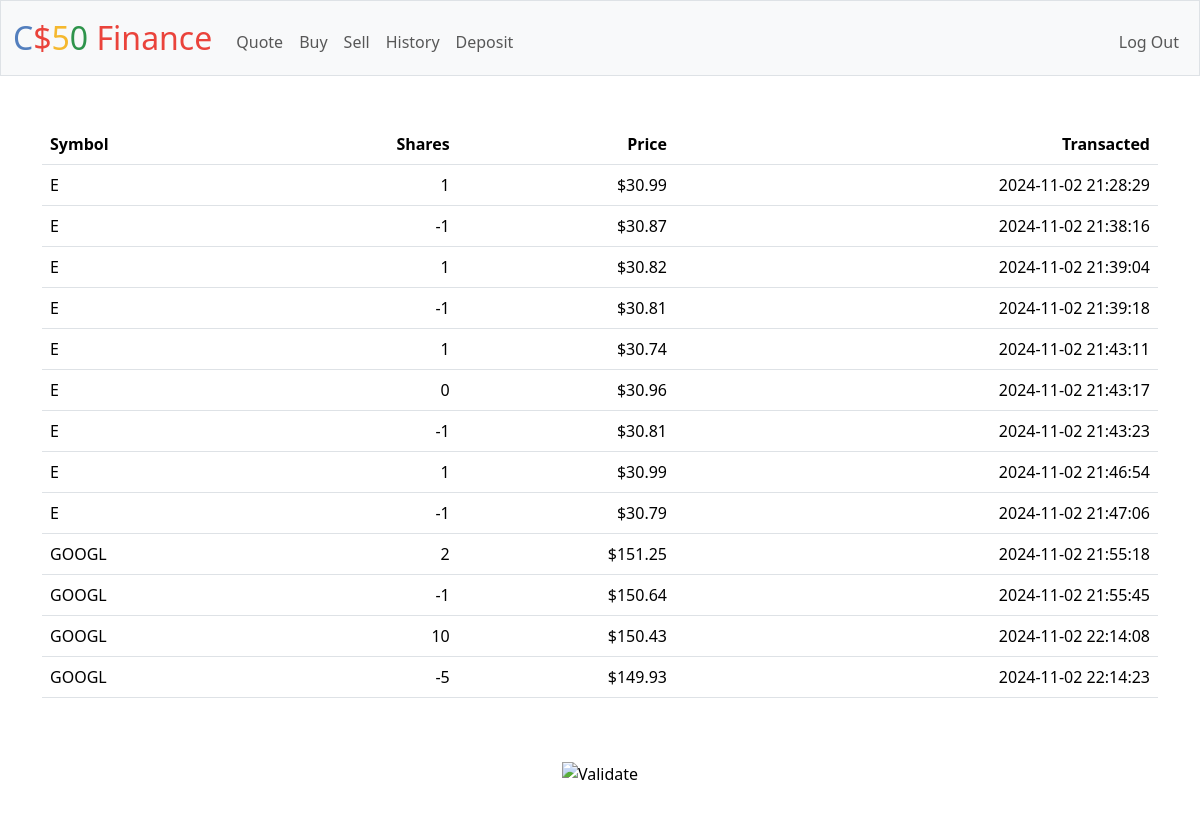
The app's page /history (signed in) with its own data.
### tables this page shows
CREATE TABLE transactions (
    id INTEGER PRIMARY KEY AUTOINCREMENT NOT NULL,
    user_id INTEGER NOT NULL,
    symbol TEXT NOT NULL,
    shares INTEGER NOT NULL,
    price NUMERIC NOT NULL,
    timestamp DATETIME DEFAULT CURRENT_TIMESTAMP,
    FOREIGN KEY (user_id) REFERENCES users(id)
);

### app.py (the view)
@app.route("/history")
@login_required
def history():
    user_id = session.get('user_id')
    history = db.execute("SELECT * FROM transactions WHERE user_id = ? ORDER BY timestamp", user_id)
    return render_template("history.html", history=history)

### app.py (called while the page is built)
@app.after_request
def after_request(response):
    response.headers["Cache-Control"] = "no-cache, no-store, must-revalidate"
    response.headers["Expires"] = 0
    response.headers["Pragma"] = "no-cache"
    return response

### helpers.py (called while the page is built)
def login_required(f):
    @wraps(f)
    def decorated_function(*args, **kwargs):
        if session.get("user_id") is None:
            return redirect("/login")
        return f(*args, **kwargs)
    return decorated_function

def usd(value):
    return f"${value:,.2f}"

### templates/history.html (shortened to what this page needs)
{% extends "layout.html" %}
{% block main %}
    <div>
        <table class="table">
            <thead>
                <tr>
                    <th class="text-start">Symbol</th>
                    <th class="text-end">Shares</th>
                    <th class="text-end">Price</th>
                    <th class="text-end">Transacted</th>
                </tr>
            </thead>
            <tbody>
                {% for item in history %}
                    <tr>
                        <td class="text-start">{{ item.symbol }}</td>
                        <td class="text-end">{{ item.shares }}</td>
                        <td class="text-end">{{ item.price | usd }}</td>
                        <td class="text-end">{{ item.timestamp }}</td>
                    </tr>
                {% endfor %}
            </tbody>
        </table>
    </div>
{% endblock %}

### templates/layout.html (shortened to what this page needs)
<!DOCTYPE html>
<html lang="en">
    <head>
        <link href="https://cdn.jsdelivr.net/npm/bootstrap@5.3.3/dist/css/bootstrap.min.css" rel="stylesheet">
        <link href="/static/styles.css" rel="stylesheet">
    </head>
    <body>
        <nav class="bg-light border navbar navbar-expand-md navbar-light">
            <div class="container-fluid">
                <a class="navbar-brand" href="/"><span class="blue">C</span><span class="red">$</span><span class="yellow">5</span><span class="green">0</span> <span class="red">Finance</span></a>
                <div class="collapse navbar-collapse" id="navbar">
                    {% if session["user_id"] %}
                        <ul class="navbar-nav me-auto mt-2">
                            <li class="nav-item"><a class="nav-link" href="/quote">Quote</a></li>
                            <li class="nav-item"><a class="nav-link" href="/buy">Buy</a></li>
                            <li class="nav-item"><a class="nav-link" href="/sell">Sell</a></li>
                            <li class="nav-item"><a class="nav-link" href="/history">History</a></li>
                            <li class="nav-item"><a class="nav-link" href="/deposit">Deposit</a></li>
                        </ul>
                        <ul class="navbar-nav ms-auto mt-2">
                            <li class="nav-item"><a class="nav-link" href="/logout">Log Out</a></li>
                        </ul>
                    {% else %}
                        <ul class="navbar-nav ms-auto mt-2">
                            <li class="nav-item"><a class="nav-link" href="/register">Register</a></li>
                            <li class="nav-item"><a class="nav-link" href="/login">Log In</a></li>
                        </ul>
                    {% endif %}
                </div>
            </div>
        </nav>
        <main class="container py-5 text-center">
            {% block main %}{% endblock %}
        </main>
        <footer class="mb-5">
            <form action="https://validator.w3.org/check" class="text-center" enctype="multipart/form-data" method="post" target="_blank">
                <input alt="Validate" src="/static/I_heart_validator.png" type="image">
            </form>
        </footer>
    </body>
</html>

### static/styles.css (style rules this page uses)
nav .navbar-brand { font-size: xx-large; }
nav .navbar-brand .blue { color: #537fbe; }
nav .navbar-brand .red { color: #ea433b; }
nav .navbar-brand .yellow { color: #f5b82e; }
nav .navbar-brand .green { color: #2e944b; }

### records on screen
transactions: symbol "E", shares "1", price "$30.99", timestamp "2024-11-02 21:28:29"
transactions: symbol "E", shares "-1", price "$30.87", timestamp "2024-11-02 21:38:16"
transactions: symbol "E", shares "1", price "$30.82", timestamp "2024-11-02 21:39:04"
transactions: symbol "E", shares "-1", price "$30.81", timestamp "2024-11-02 21:39:18"
transactions: symbol "E", shares "1", price "$30.74", timestamp "2024-11-02 21:43:11"
transactions: symbol "E", shares "0", price "$30.96", timestamp "2024-11-02 21:43:17"
transactions: symbol "E", shares "-1", price "$30.81", timestamp "2024-11-02 21:43:23"
transactions: symbol "E", shares "1", price "$30.99", timestamp "2024-11-02 21:46:54"
transactions: symbol "E", shares "-1", price "$30.79", timestamp "2024-11-02 21:47:06"
transactions: symbol "GOOGL", shares "2", price "$151.25", timestamp "2024-11-02 21:55:18"
transactions: symbol "GOOGL", shares "-1", price "$150.64", timestamp "2024-11-02 21:55:45"
transactions: symbol "GOOGL", shares "10", price "$150.43", timestamp "2024-11-02 22:14:08"
transactions: symbol "GOOGL", shares "-5", price "$149.93", timestamp "2024-11-02 22:14:23"
